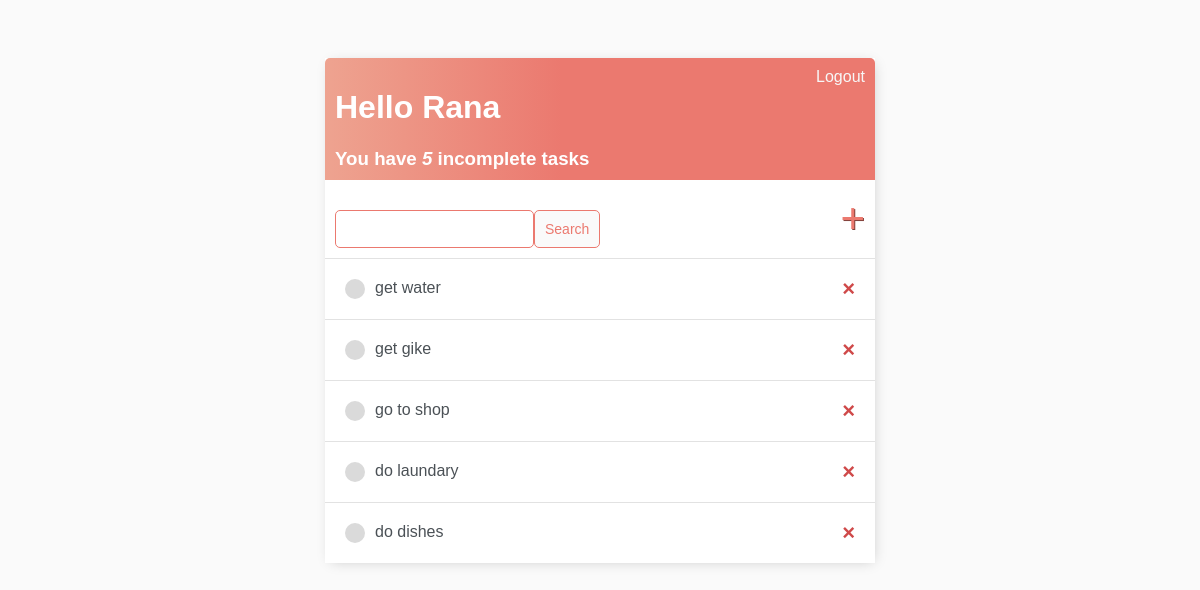
Screenshot of / (signed in) with the database file from the repository.
### base/models.py (models this page shows)
class Task(models.Model):
    user = models.ForeignKey(User, on_delete=models.CASCADE, null=True, blank=True)
    title = models.CharField(max_length=200)
    description = models.TextField(null=True, blank=True)
    complete = models.BooleanField(default=False)
    created = models.DateTimeField(auto_now_add=True)
    def __str__(self):
        return self.title
    class Meta:
        ordering = ['complete']

### base/views.py (the view)
# urls.py: path('', TaskList.as_view(), name='tasks'),
class TaskList(LoginRequiredMixin, ListView):
    model = Task
    context_object_name = 'tasks'
    def get_context_data(self, **kwargs):
        context = super().get_context_data(**kwargs)
        context['tasks'] = context['tasks'].filter(user=self.request.user)
        context['count'] = context['tasks'].filter(complete=False).count()
        search_input = self.request.GET.get('search-area') or ''
        if search_input:
            context['tasks'] = context['tasks'].filter(title__startswith=search_input)
        context['search_input'] = search_input
        return context

### base/templates/base/task_list.html
{% extends 'base/main.html' %}
{% block content %}
    <div class="header-bar">
        <div>
            <h1>Hello {{ request.user|title }}</h1>
            <h3 style="margin:0">You have <i>{{ count }}</i> incomplete task{{ count|pluralize:"s" }}</h3>
        </div>
        {% if request.user.is_authenticated %}
            <a href="{% url 'logout' %}">Logout</a>
        {% else %}
            <a href="{% url 'login' %}">Login</a>
        {% endif %}
    </div>
    <div id="search-add-wrapper">
        <form method="GET" style="margin-top: 20px; display: flex;">
            <input type="text" name="search-area" value="{{ search_input }}" />
            <input class="button" type="submit" value="Search" />
        </form>
            <a id="add-link" href="{% url 'task-create' %}">&#x2b;</a>
    </div>
    <div class="task-item-wrapper">
        {% for task in tasks %}
            <div class="task-wrapper">
                {% if task.complete %}
                    <div class="task-title">
                        <div class="task-complete-icon"></div>
                        <i>
                            <s>
                                <a href="{% url 'task-update' task.id %}">{{ task }}</a>
                            </s>
                        </i>
                    </div>
                    <a class="delete-link" href="{% url 'task-delete' task.id %}">&#215;</a>
                {% else %}
                    <div class="task-title">
                        <div class="task-incomplete-icon"></div>
                        <a href="{% url 'task-update' task.id %}">{{ task }}</a>
                    </div>
                    <a class="delete-link" href="{% url 'task-delete' task.id %}">&#215;</a>
                {% endif %}
            </div>
        {% empty %}
            <h3>No items in list</h3>
        {% endfor %}
    </div>
{% endblock content %}

### base/templates/base/main.html (style rules this page uses)
body { background-color: #FAFAFA; font-family: 'Nunito', sans-serif; padding-top: 50px; }
h1, h2, h3, h4, h5, h6 { font-family: 'Raleway', sans-serif; }
a, p { color: #4b5156; }
.header-bar { display: flex; justify-content: space-between; color: #fff; padding: 10px; border-radius: 5px 5px 0 0; background: linear-gradient(90deg, #EEA390, #EB796F 43%, #EB796F 100%); }
.header-bar a { color: rgb(247, 247, 247); text-decoration: none; }
.task-wrapper { display: flex; align-items: center; justify-content: space-between; padding: 20px; background-color: #fff; border-top: 1px solid rgb(226,226,226); }
.task-title { display: flex; }
.task-title a { text-decoration: none; color: #4b5156; margin-left: 10px; }
.task-incomplete-icon { height: 20px; width: 20px; background-color: rgb(218, 218, 218); border-radius: 50%; }
.delete-link { text-decoration: none; font-weight: 900; color: #cf4949; font-size: 22px; line-height: 0; }
#search-add-wrapper { display: flex; justify-content: space-between; align-items: center; padding: 10px; }
#add-link { color: #EB796F; text-decoration: none; font-size: 42px; text-shadow: 1px 1px #81413b; }
input[type=text], input[type=password], textarea { border: 1px solid #eb796f; border-radius: 5px; padding: 10px; width: 90%; }
.button { border: 1px solid #eb796f; background-color: #fafafa; color: #eb796f; padding: 10px; font-size: 14px; border-radius: 5px; cursor: pointer; text-decoration: none; }

### rows the page displays
Task: title "get water"
Task: title "get gike"
Task: title "go to shop"
Task: title "do laundary"
Task: title "do dishes"

### other values shown
{{ request.user|title }} "Rana"
{{ count }} "5"
